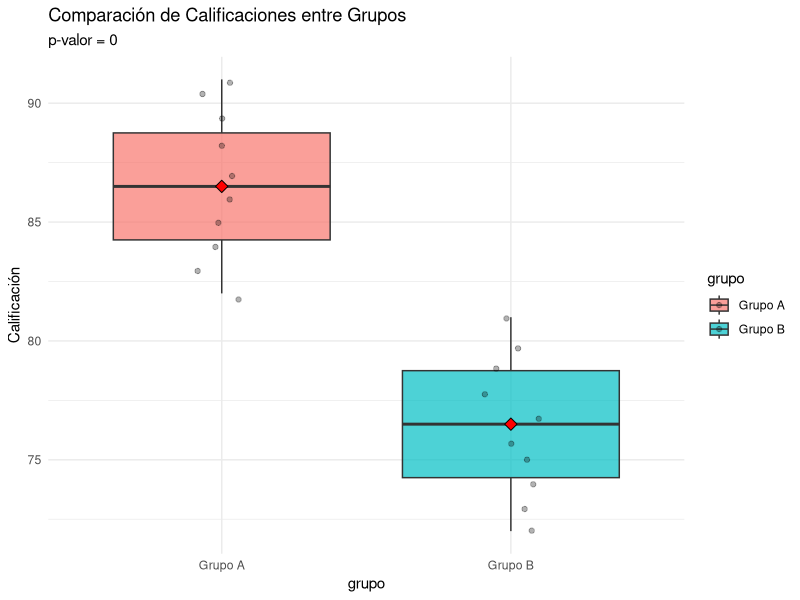
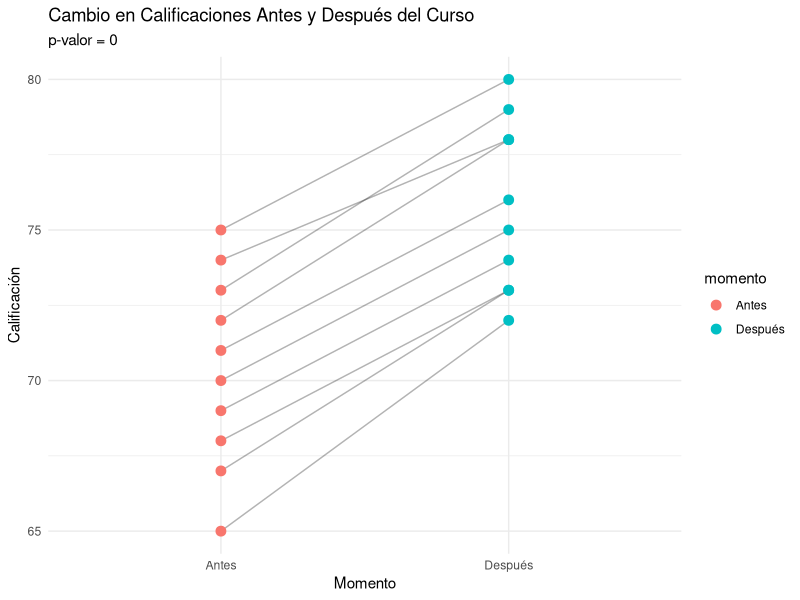
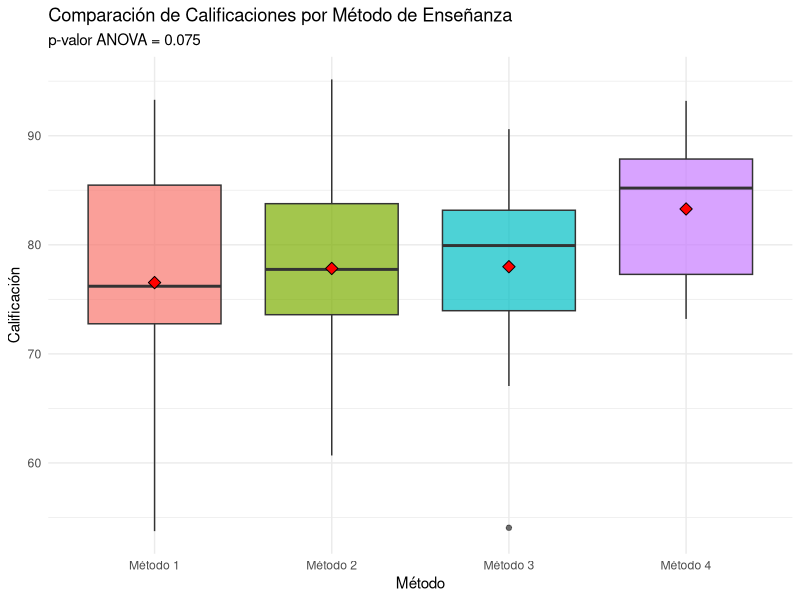

These figures' R source, in order: (Note: this script raises an error after producing the figures.)
# =============================================================================
# MÓDULO 4: ESTADÍSTICA CON R
# Lección 2: Estadística Inferencial
# =============================================================================

# La estadística inferencial permite hacer conclusiones sobre poblaciones
# basándose en muestras, y probar hipótesis

# CONTENIDO:
# 1. Pruebas de hipótesis - conceptos básicos
# 2. Prueba t (t-test)
# 3. ANOVA
# 4. Chi-cuadrado
# 5. Intervalos de confianza
# 6. Correlación y covarianza

# =============================================================================
# PREPARACIÓN
# =============================================================================

library(ggplot2)
library(dplyr)

set.seed(123)

# =============================================================================
# 1. CONCEPTOS BÁSICOS DE PRUEBAS DE HIPÓTESIS
# =============================================================================

# Hipótesis nula (H0): No hay efecto o diferencia
# Hipótesis alternativa (H1): Sí hay efecto o diferencia
# p-valor: Probabilidad de obtener resultados al menos tan extremos
#          asumiendo que H0 es verdadera
# Nivel de significancia (α): Típicamente 0.05 (5%)
# Si p-valor < α: Rechazamos H0
# Si p-valor >= α: No rechazamos H0

# =============================================================================
# 2. PRUEBA T (T-TEST)
# =============================================================================

# A) PRUEBA T DE UNA MUESTRA
# Compara la media de una muestra con un valor específico

# Ejemplo: ¿La calificación promedio es diferente de 75?
calificaciones <- c(78, 82, 75, 88, 79, 85, 77, 81, 83, 86, 80, 84)

# Hipótesis:
# H0: media = 75
# H1: media ≠ 75

resultado_t1 <- t.test(calificaciones, mu = 75)
print(resultado_t1)

# Interpretación:
print(paste("Media de la muestra:", round(mean(calificaciones), 2)))
print(paste("p-valor:", round(resultado_t1$p.value, 4)))

if (resultado_t1$p.value < 0.05) {
  print("Conclusión: Rechazamos H0. La media es significativamente diferente de 75")
} else {
  print("Conclusión: No rechazamos H0. No hay evidencia de que la media sea diferente de 75")
}

# Intervalo de confianza
print(paste("Intervalo de confianza 95%:",
            round(resultado_t1$conf.int[1], 2), "a",
            round(resultado_t1$conf.int[2], 2)))

# B) PRUEBA T DE DOS MUESTRAS INDEPENDIENTES
# Compara las medias de dos grupos independientes

# Ejemplo: Calificaciones de dos grupos
grupo_a <- c(85, 88, 82, 90, 87, 89, 84, 86, 91, 83)
grupo_b <- c(75, 78, 72, 80, 77, 79, 74, 76, 81, 73)

# Hipótesis:
# H0: media_a = media_b
# H1: media_a ≠ media_b

resultado_t2 <- t.test(grupo_a, grupo_b)
print(resultado_t2)

print(paste("Media grupo A:", round(mean(grupo_a), 2)))
print(paste("Media grupo B:", round(mean(grupo_b), 2)))
print(paste("p-valor:", round(resultado_t2$p.value, 6)))

# Visualización
datos_grupos <- data.frame(
  calificacion = c(grupo_a, grupo_b),
  grupo = rep(c("Grupo A", "Grupo B"), each = 10)
)

ggplot(datos_grupos, aes(x = grupo, y = calificacion, fill = grupo)) +
  geom_boxplot(alpha = 0.7) +
  geom_jitter(width = 0.1, alpha = 0.3) +
  stat_summary(fun = mean, geom = "point", shape = 23, size = 3, fill = "red") +
  labs(
    title = "Comparación de Calificaciones entre Grupos",
    subtitle = paste("p-valor =", round(resultado_t2$p.value, 4)),
    y = "Calificación"
  ) +
  theme_minimal()

# C) PRUEBA T PAREADA
# Compara medidas antes y después en los mismos sujetos

# Ejemplo: Calificaciones antes y después de un curso
antes <- c(70, 68, 72, 65, 75, 71, 69, 73, 67, 74)
despues <- c(75, 73, 78, 72, 80, 76, 74, 79, 73, 78)

# Hipótesis:
# H0: media_antes = media_despues
# H1: media_antes ≠ media_despues

resultado_t3 <- t.test(despues, antes, paired = TRUE)
print(resultado_t3)

print(paste("Media antes:", round(mean(antes), 2)))
print(paste("Media después:", round(mean(despues), 2)))
print(paste("Mejora promedio:", round(mean(despues - antes), 2)))
print(paste("p-valor:", round(resultado_t3$p.value, 6)))

# Visualización de cambios
datos_pareados <- data.frame(
  id = rep(1:10, 2),
  calificacion = c(antes, despues),
  momento = rep(c("Antes", "Después"), each = 10)
)

ggplot(datos_pareados, aes(x = momento, y = calificacion, group = id)) +
  geom_line(alpha = 0.3) +
  geom_point(aes(color = momento), size = 3) +
  labs(
    title = "Cambio en Calificaciones Antes y Después del Curso",
    subtitle = paste("p-valor =", round(resultado_t3$p.value, 4)),
    x = "Momento",
    y = "Calificación"
  ) +
  theme_minimal()

# EJERCICIO 1: Prueba si estas ventas son significativamente mayores a 10000
ventas_dia <- c(10500, 11200, 10800, 11500, 10300, 11000, 10900, 11300)
# Tu código aquí:




# =============================================================================
# 3. ANOVA (Análisis de Varianza)
# =============================================================================

# ANOVA compara las medias de 3 o más grupos
# Hipótesis:
# H0: Todas las medias son iguales
# H1: Al menos una media es diferente

# Ejemplo: Calificaciones de 4 métodos de enseñanza
set.seed(42)
metodo_1 <- rnorm(20, mean = 75, sd = 8)
metodo_2 <- rnorm(20, mean = 80, sd = 8)
metodo_3 <- rnorm(20, mean = 78, sd = 8)
metodo_4 <- rnorm(20, mean = 82, sd = 8)

# Crear data frame
datos_metodos <- data.frame(
  calificacion = c(metodo_1, metodo_2, metodo_3, metodo_4),
  metodo = factor(rep(c("Método 1", "Método 2", "Método 3", "Método 4"), each = 20))
)

# Realizar ANOVA
resultado_anova <- aov(calificacion ~ metodo, data = datos_metodos)
print(summary(resultado_anova))

# Extraer p-valor
p_valor_anova <- summary(resultado_anova)[[1]][["Pr(>F)"]][1]
print(paste("p-valor ANOVA:", round(p_valor_anova, 6)))

# Visualización
ggplot(datos_metodos, aes(x = metodo, y = calificacion, fill = metodo)) +
  geom_boxplot(alpha = 0.7) +
  stat_summary(fun = mean, geom = "point", shape = 23, size = 3, fill = "red") +
  labs(
    title = "Comparación de Calificaciones por Método de Enseñanza",
    subtitle = paste("p-valor ANOVA =", round(p_valor_anova, 4)),
    x = "Método",
    y = "Calificación"
  ) +
  theme_minimal() +
  theme(legend.position = "none")

# Pruebas post-hoc (si ANOVA es significativa)
# Tukey HSD: Compara todos los pares de grupos
if (p_valor_anova < 0.05) {
  print("ANOVA significativa. Realizando pruebas post-hoc Tukey HSD:")
  resultado_tukey <- TukeyHSD(resultado_anova)
  print(resultado_tukey)
}

# EJERCICIO 2: Realiza un ANOVA con estos datos
grupo_1 <- c(23, 25, 22, 26, 24)
grupo_2 <- c(30, 32, 29, 33, 31)
grupo_3 <- c(28, 27, 29, 26, 28)
# Crea un data frame y realiza el ANOVA
# Tu código aquí:




# =============================================================================
# 4. PRUEBA CHI-CUADRADO
# =============================================================================

# Prueba de independencia entre variables categóricas

# Ejemplo: ¿Hay relación entre género y preferencia de producto?
# Tabla de contingencia
datos_contingencia <- matrix(c(30, 20, 15, 35), nrow = 2,
                             dimnames = list(
                               Genero = c("Masculino", "Femenino"),
                               Producto = c("A", "B")
                             ))

print("Tabla de contingencia:")
print(datos_contingencia)

# Prueba Chi-cuadrado
# H0: Las variables son independientes
# H1: Las variables están relacionadas

resultado_chi <- chisq.test(datos_contingencia)
print(resultado_chi)

print(paste("p-valor:", round(resultado_chi$p.value, 4)))

if (resultado_chi$p.value < 0.05) {
  print("Conclusión: Rechazamos H0. Hay relación entre género y preferencia")
} else {
  print("Conclusión: No rechazamos H0. No hay evidencia de relación")
}

# Visualización
library(tidyr)
datos_chi_df <- as.data.frame(datos_contingencia) %>%
  pivot_wider(names_from = Producto, values_from = Freq)

# Prueba de bondad de ajuste Chi-cuadrado
# ¿Los datos observados se ajustan a una distribución esperada?

# Ejemplo: ¿Los clientes visitan la tienda uniformemente cada día?
visitas_observadas <- c(Lun = 45, Mar = 38, Mie = 52, Jue = 48, Vie = 65, Sab = 72)
# Si fueran uniformes, esperaríamos el mismo número cada día
visitas_esperadas <- rep(sum(visitas_observadas) / 6, 6)

resultado_bondad <- chisq.test(visitas_observadas, p = visitas_esperadas / sum(visitas_esperadas))
print(resultado_bondad)

# EJERCICIO 3: Realiza una prueba chi-cuadrado
# ¿Hay relación entre tipo de cliente (nuevo/recurrente) y compra (sí/no)?
tabla <- matrix(c(40, 60, 70, 30), nrow = 2)
# Tu código aquí:




# =============================================================================
# 5. INTERVALOS DE CONFIANZA
# =============================================================================

# Un intervalo de confianza da un rango donde probablemente está el parámetro

# Intervalo de confianza para la media
datos_muestra <- c(23, 25, 22, 28, 24, 26, 23, 27, 25, 24)

# Método 1: Con t.test
ic_media <- t.test(datos_muestra)$conf.int
print(paste("IC 95% para la media:", round(ic_media[1], 2), "a", round(ic_media[2], 2)))

# Método 2: Calcular manualmente
media_m <- mean(datos_muestra)
error_est <- sd(datos_muestra) / sqrt(length(datos_muestra))
margen_error <- qt(0.975, df = length(datos_muestra) - 1) * error_est

ic_inferior <- media_m - margen_error
ic_superior <- media_m + margen_error

print(paste("Media:", round(media_m, 2)))
print(paste("IC 95%: [", round(ic_inferior, 2), ",", round(ic_superior, 2), "]"))

# Intervalos de confianza para proporciones
# Ejemplo: De 100 encuestados, 62 están satisfechos
# ¿Cuál es el IC para la proporción de satisfechos?

resultado_prop <- prop.test(x = 62, n = 100)
print(resultado_prop)
print(paste("Proporción estimada:", resultado_prop$estimate))
print(paste("IC 95%:", round(resultado_prop$conf.int[1], 3), "a",
            round(resultado_prop$conf.int[2], 3)))

# Visualización de intervalos de confianza
grupos_ic <- data.frame(
  grupo = c("A", "B", "C", "D"),
  media = c(75, 82, 78, 85),
  ic_inf = c(72, 79, 75, 82),
  ic_sup = c(78, 85, 81, 88)
)

ggplot(grupos_ic, aes(x = grupo, y = media)) +
  geom_point(size = 4, color = "steelblue") +
  geom_errorbar(aes(ymin = ic_inf, ymax = ic_sup), width = 0.2) +
  labs(
    title = "Medias con Intervalos de Confianza 95%",
    x = "Grupo",
    y = "Media"
  ) +
  theme_minimal()

# EJERCICIO 4: Calcula el IC 95% para estas ventas
ventas <- c(15000, 16500, 14800, 17200, 15900, 16100, 15500, 16800)
# Tu código aquí:




# =============================================================================
# 6. CORRELACIÓN Y COVARIANZA
# =============================================================================

# CORRELACIÓN: Mide la relación lineal entre dos variables (-1 a +1)
# -1: correlación negativa perfecta
#  0: sin correlación
# +1: correlación positiva perfecta

# Generar datos correlacionados
set.seed(123)
horas_estudio <- rnorm(50, mean = 15, sd = 5)
calificaciones_corr <- 50 + 2 * horas_estudio + rnorm(50, mean = 0, sd = 5)

# Correlación de Pearson (para variables continuas, relación lineal)
cor_pearson <- cor(horas_estudio, calificaciones_corr, method = "pearson")
print(paste("Correlación de Pearson:", round(cor_pearson, 3)))

# Prueba de significancia de la correlación
resultado_cor <- cor.test(horas_estudio, calificaciones_corr)
print(resultado_cor)

# Correlación de Spearman (para variables ordinales o no lineales)
cor_spearman <- cor(horas_estudio, calificaciones_corr, method = "spearman")
print(paste("Correlación de Spearman:", round(cor_spearman, 3)))

# Visualización con correlación
df_corr <- data.frame(horas_estudio, calificaciones_corr)

ggplot(df_corr, aes(x = horas_estudio, y = calificaciones_corr)) +
  geom_point(alpha = 0.6, color = "steelblue") +
  geom_smooth(method = "lm", color = "red", se = TRUE) +
  labs(
    title = "Relación entre Horas de Estudio y Calificación",
    subtitle = paste("r =", round(cor_pearson, 3), ", p-valor =",
                    round(resultado_cor$p.value, 4)),
    x = "Horas de Estudio",
    y = "Calificación"
  ) +
  theme_minimal()

# MATRIZ DE CORRELACIÓN
# Para múltiples variables
datos_multi <- data.frame(
  horas_estudio = horas_estudio,
  calificacion = calificaciones_corr,
  asistencia = rnorm(50, mean = 80, sd = 10),
  tareas = rnorm(50, mean = 90, sd = 8)
)

matriz_cor <- cor(datos_multi)
print("Matriz de correlación:")
print(round(matriz_cor, 3))

# Visualización de matriz de correlación
library(reshape2)
matriz_cor_long <- melt(matriz_cor)

ggplot(matriz_cor_long, aes(x = Var1, y = Var2, fill = value)) +
  geom_tile() +
  geom_text(aes(label = round(value, 2)), color = "white") +
  scale_fill_gradient2(low = "blue", mid = "white", high = "red",
                       midpoint = 0, limit = c(-1, 1)) +
  labs(
    title = "Matriz de Correlación",
    x = "",
    y = "",
    fill = "Correlación"
  ) +
  theme_minimal() +
  theme(axis.text.x = element_text(angle = 45, hjust = 1))

# COVARIANZA
# Mide cómo varían juntas dos variables (sin estandarizar)
covarianza <- cov(horas_estudio, calificaciones_corr)
print(paste("Covarianza:", round(covarianza, 2)))

# EJERCICIO 5: Calcula la correlación
# Usa el dataset mtcars
# Correlación entre mpg y wt (peso)
# ¿Es significativa?
# Tu código aquí:




# =============================================================================
# EJEMPLO PRÁCTICO: ANÁLISIS COMPLETO DE A/B TESTING
# =============================================================================

print("=== ANÁLISIS A/B TESTING: COMPARACIÓN DE DOS VERSIONES DE SITIO WEB ===")

# Datos: Tiempo en sitio (segundos) para versión A y B
set.seed(42)
version_a <- rnorm(100, mean = 180, sd = 40)  # Media ~3 minutos
version_b <- rnorm(100, mean = 210, sd = 40)  # Media ~3.5 minutos

datos_ab <- data.frame(
  tiempo = c(version_a, version_b),
  version = rep(c("Versión A", "Versión B"), each = 100)
)

# 1. Estadísticas descriptivas
estadisticas_ab <- datos_ab %>%
  group_by(version) %>%
  summarise(
    n = n(),
    media = round(mean(tiempo), 2),
    mediana = round(median(tiempo), 2),
    desv_est = round(sd(tiempo), 2),
    ic_inf = round(t.test(tiempo)$conf.int[1], 2),
    ic_sup = round(t.test(tiempo)$conf.int[2], 2)
  )

print(estadisticas_ab)

# 2. Prueba t
resultado_ab <- t.test(version_b, version_a)
print(resultado_ab)

# 3. Visualización
ggplot(datos_ab, aes(x = version, y = tiempo, fill = version)) +
  geom_boxplot(alpha = 0.7) +
  geom_jitter(width = 0.2, alpha = 0.1) +
  stat_summary(fun = mean, geom = "point", shape = 23, size = 3, fill = "red") +
  labs(
    title = "Comparación A/B Testing: Tiempo en Sitio",
    subtitle = paste("Diferencia de medias:", round(mean(version_b) - mean(version_a), 2),
                    "seg, p-valor =", round(resultado_ab$p.value, 4)),
    x = "Versión",
    y = "Tiempo en sitio (segundos)"
  ) +
  theme_minimal()

# 4. Conclusión
if (resultado_ab$p.value < 0.05) {
  print("CONCLUSIÓN: La Versión B es significativamente mejor que la Versión A")
  print(paste("Los usuarios pasan", round(mean(version_b) - mean(version_a), 1),
              "segundos más en la Versión B"))
} else {
  print("CONCLUSIÓN: No hay diferencia significativa entre versiones")
}

# =============================================================================
# RESUMEN DE LA LECCIÓN
# =============================================================================
# ✓ Pruebas de hipótesis: H0, H1, p-valor
# ✓ t-test: t.test() - una muestra, dos muestras, pareada
# ✓ ANOVA: aov() - comparar 3+ grupos
# ✓ Chi-cuadrado: chisq.test() - variables categóricas
# ✓ Intervalos de confianza: t.test()$conf.int
# ✓ Correlación: cor(), cor.test()

# =============================================================================
# ¡Felicidades! Has completado la Lección 2 del Módulo 4
# Continúa con el Módulo 5 - Modelos Estadísticos Avanzados
# =============================================================================
